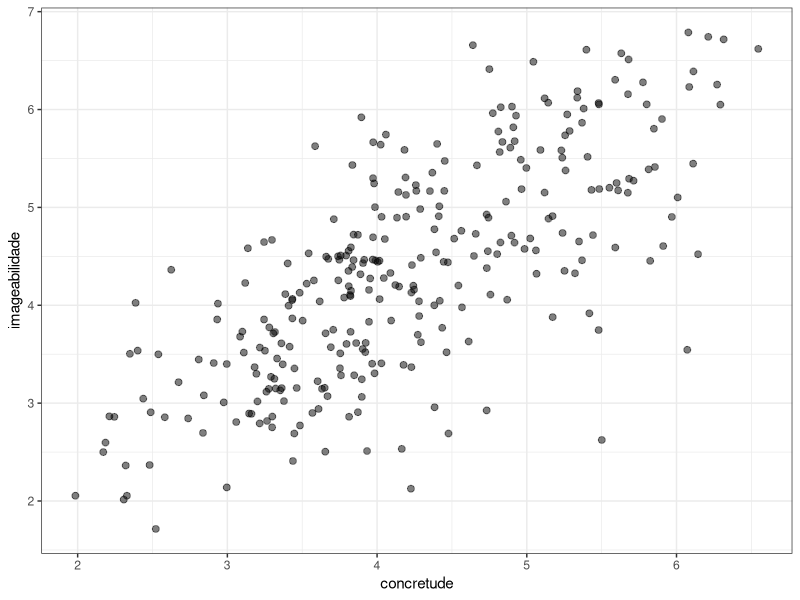

Write R code to recreate this figure. (Note: this script raises an error after producing the figure.)
### Pratica Referentes aos videos 11 a 15

#1. Nesse capitulo, fizemos analises considerando apenas um pequeno conjunto dos dados de `esplex.csv`. Agora você pode fazer o mesmo usando todas as 300 observacoes do conjunto de dados.

#(a) Desenhe um grafico de dispersao que mostre a relacao entre concretude e imageabilidade.

library(tidyverse)

# importando conjunto de dados

esplex <- read.csv("dados/esplex.csv")

str(esplex) #para confirmar o nome das colunas

# grafico

ggplot(esplex, aes(concretude, imageabilidade))+
  geom_point(alpha = 0.5, size = 2)+
  theme_bw()

#(b) Construa um modelo linear para investigar a relacao entre concretude e imageabilidade de todo o conjunto. Inspecione os seus resultados.

# modelo de imageabilidade ~ concretude

modelo <- lm(imageabilidade ~ concretude, esplex)

summary(modelo)

#(c) Tente escrever por extenso o que os valores de intercepto e slope estao te dizendo. Esses valores sao menores ou maiores do que aqueles que vimos para o subconjunto analisado neste capitulo?

#### RESPOSTA: O valor de intercepto aqui eh maior que o do modelo visto em aula. O valor do intercepto eh o valor de y quando x eh igual a zero. No modelo dessa tarefa pratica, vemos que quando a nota de concretude eh 0, o valor previsto de imageabilidde eh 0.85767 (intercepto). 

# Jah o valor de slope de concretude é 0.82888, menor que o modelo visto em aula. Esse valor indica que para cada acrescimo de 1 ponto na nota de concretude, a nota de imageabilidade sobe 0.82888 ponto.

#(d) Qual o R ao quadrado do modelo? O que ele significa?

#### RESPOSTA: O valor do R2 eh 0.5308. Isso significa que um modelo com concretude como variavel preditora explica 53% da variancia dos dados de imageabilidade.

#2. Usando o conjunto de dados `aquisicao_mediana.csv`, repita as tarefas (a), (b) e (c) do exercicio 1 para investigar a relacao entre idade e producao de palavras em criancas.

# importando conjunto de dados
aquisicao <- read.csv("dados/aquisicao_mediana.csv")

str(aquisicao) #para confirmar o nome das colunas

# grafico
ggplot(esplex, aes(idade, producao))+
  geom_point(alpha = 0.5, size = 2)+
  theme_bw()

# modelo producao ~ idade

modelo.aquisicao <- lm(producao ~ idade, aquisicao)

summary(modelo.aquisicao)

#### RESPOSTA: O valor do intercepto eh o valor de y quando x eh igual a zero. Em modelo.aquisicao dessa tarefa pratica, vemos que uma crianca de 0 meses produziria -533 palavras. Isso nao faz sentido para esse conjunto de dados, claro. 

# Jah o valor de slope de idade é 31.341. Esse valor indica que para cada mes vivido, a nota de imageabilidade sobe 0.82888 ponto. Eh importante lembrar que esses dados se referem apenas ao intervalo de idade de que trata nossa amostra (de 0 a 30 meses), pois nao temos como saber se a producao de palavras continua tendo uma relacao linear para alem desse intervalo.
